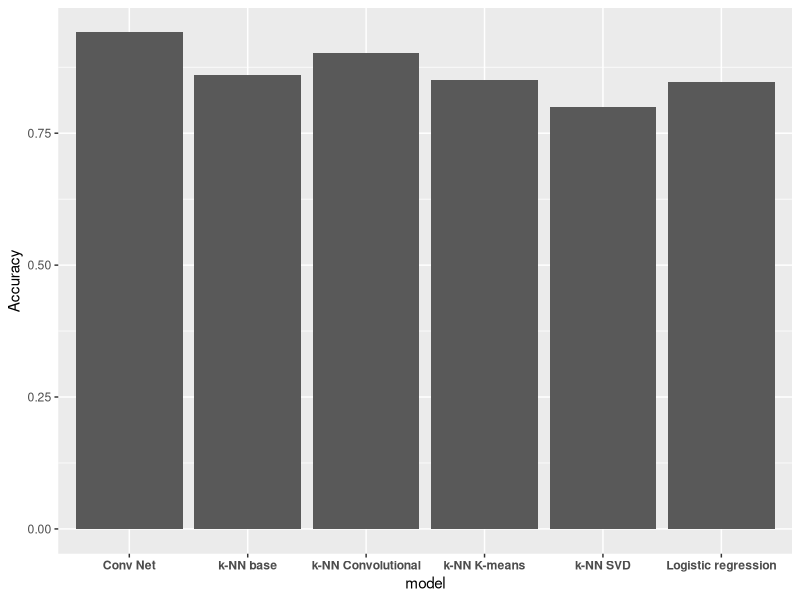

Here is the R script that generated this plot:
## ---- chunk 1
library(ggplot2)

ggplot()+geom_col(aes(x=c("Conv Net","Logistic regression","k-NN base","k-NN SVD","k-NN K-means","k-NN Convolutional"),
                      y=c(0.941,0.847,0.8606,0.8001,0.8512,0.902)))+
    theme(axis.text.x =element_text(angle = 0,face = "bold"))+labs(x="model",y="Accuracy")
